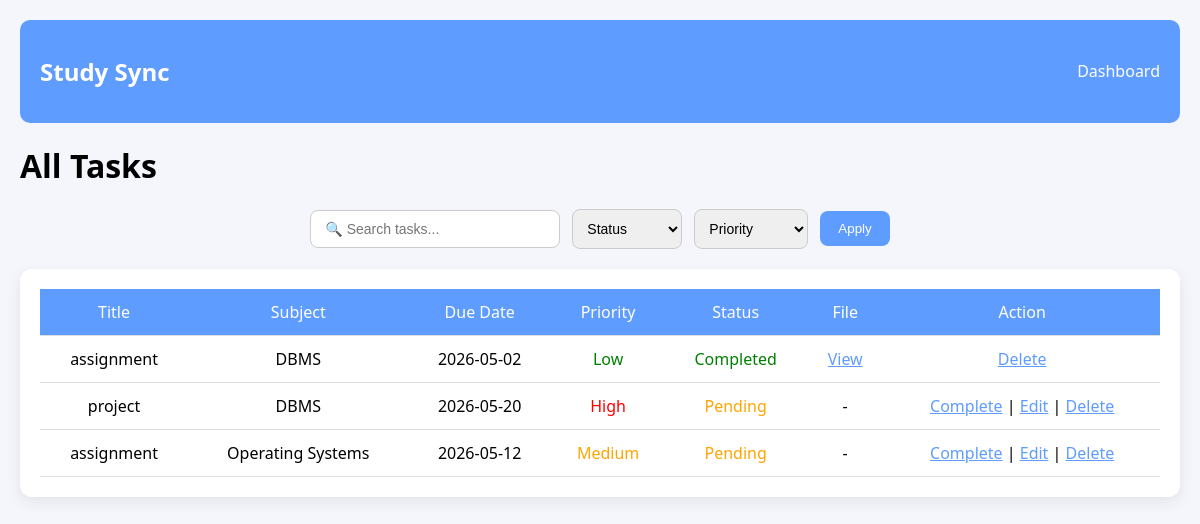
Page /tasks (signed in) on the committed database.
### tables this page shows
CREATE TABLE tasks(
        id INTEGER PRIMARY KEY AUTOINCREMENT,
        user_id INTEGER,
        title TEXT,
        description TEXT,
        subject TEXT,
        due_date TEXT,
        priority TEXT,
        expected_time INTEGER,
        status TEXT DEFAULT 'Pending',
        attachment TEXT,
        created_at TEXT
    );

### app.py (the view)
@app.route("/tasks")
def tasks():
    if 'user_id' not in session:
        return redirect("/login")
    search = request.args.get("search", "")
    status = request.args.get("status", "")
    priority = request.args.get("priority", "")
    query = "SELECT * FROM tasks WHERE user_id=?"
    params = [session['user_id']]
    if search:
        query += " AND (title LIKE ? OR subject LIKE ?)"
        params.append(f"%{search}%")
        params.append(f"%{search}%")
    if status:
        query += " AND status=?"
        params.append(status)
    if priority:
        query += " AND priority=?"
        params.append(priority)
    conn = get_db()
    tasks = conn.execute(query, params).fetchall()
    conn.close()
    return render_template("tasks.html", tasks=tasks)

### app.py (called while the page is built)
def get_db():
    conn = sqlite3.connect("database.db")
    conn.row_factory = sqlite3.Row
    return conn

### templates/tasks.html (shortened to what this page needs)
<!DOCTYPE html>
<html>
<head>
    <link rel="stylesheet" href="{{ url_for('static', filename='style.css') }}">
</head>
<body>
<div class="dashboard">
    <div class="navbar">
        <h2>Study Sync</h2>
        <a href="/dashboard">Dashboard</a>
    </div>
    <h1>All Tasks</h1>
    <form method="GET" action="/tasks" class="filter-bar">
        <input type="text" name="search" placeholder="🔍 Search tasks...">
        <select name="status">
            <option value="">Status</option>
        </select>
        <select name="priority">
            <option value="">Priority</option>
        </select>
        <button type="submit">Apply</button>
    </form>
    <div class="table-box">
        {% if tasks %}
        <table>
            <tr>
                <th>Title</th>
                <th>Subject</th>
                <th>Due Date</th>
                <th>Priority</th>
                <th>Status</th>
                <th>File</th>
                <th>Action</th>
            </tr>
            {% for task in tasks %}
            <tr>
                <td>{{ task['title'] }}</td>
                <td>{{ task['subject'] if task['subject'] else 'General' }}</td>
                <td>{{ task['due_date'] }}</td>
                <td>
                    {% if task['priority']=="High" %}
                        <span style="color:red;">High</span>
                    {% elif task['priority']=="Medium" %}
                        <span style="color:orange;">Medium</span>
                    {% else %}
                        <span style="color:green;">Low</span>
                    {% endif %}
                </td>
                <td>
                    {% if task['status']=="Completed" %}
                        <span style="color:green;">Completed</span>
                    {% else %}
                        <span style="color:orange;">Pending</span>
                    {% endif %}
                </td>
                <td>
                    {% if task['attachment'] %}
                        <a href="{{ url_for('static', filename='uploads/' + task['attachment']) }}" target="_blank">
                            View
                        </a>
                    {% else %}
                        -
                    {% endif %}
                </td>
                <td>
                    {% if task['status']=="Pending" %}
                        <a href="/complete_task/{{ task['id'] }}">Complete</a> |
                        <a href="/edit_task/{{ task['id'] }}">Edit</a> |
                    {% endif %}
                    <a href="/delete_task/{{ task['id'] }}">Delete</a>
                </td>
            </tr>
            {% endfor %}
        </table>
        {% else %}
            <p style="text-align:center;">No tasks available</p>
        {% endif %}
    </div>
</div>
</body>
</html>

### static/style.css (style rules this page uses)
body { margin: 0; font-family: 'Segoe UI', sans-serif; background: linear-gradient(120deg, #5f9cff, #7b5cff); }
.dashboard { padding: 20px; background: #f4f6fb; min-height: 100vh; }
.navbar { display: flex; justify-content: space-between; align-items: center; background: #5f9cff; color: white; padding: 15px 20px; border-radius: 10px; }
.navbar a { color: white; text-decoration: none; margin-left: 15px; transition: 0.2s; }
.table-box { background: white; padding: 20px; border-radius: 12px; box-shadow: 0 5px 15px rgba(0,0,0,0.08); margin-top: 20px; }
table { width: 100%; border-collapse: collapse; }
th { background: #5f9cff; color: white; font-weight: 500; }
th, td { padding: 12px; border-bottom: 1px solid #ddd; text-align: center; }
table a { color: #5f9cff; font-weight: 500; }
.filter-bar { display: flex; justify-content: center; align-items: center; gap: 12px; margin: 20px 0; flex-wrap: wrap; }
.filter-bar input { padding: 10px 14px; border-radius: 8px; border: 1px solid #ccc; width: 220px; font-size: 14px; transition: 0.2s; }
.filter-bar select { padding: 10px; border-radius: 8px; border: 1px solid #ccc; font-size: 14px; cursor: pointer; }
.filter-bar button { padding: 10px 18px; background: #5f9cff; color: white; border: none; border-radius: 8px; cursor: pointer; font-weight: 500; transition: 0.3s; }

### rows in the picture
tasks: title "assignment", subject "DBMS", due_date "2026-05-02", priority "Low", status "Completed"
tasks: title "project", subject "DBMS", due_date "2026-05-20", priority "High", status "Pending"
tasks: title "assignment", subject "Operating Systems", due_date "2026-05-12", priority "Medium", status "Pending"
